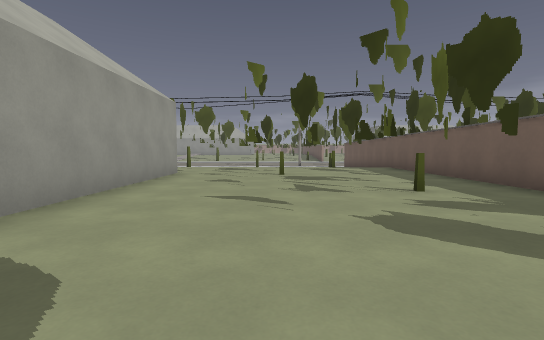
view 1 (above)

13 first-person views from a walk through a level from a Godot 3-D game. The camera is 1.2 m above the floor, tilts 4° down and sees 85° across. Doors that lead somewhere are drawn open, without their leaves. The floor is counted in squares, 2 m on a side. Each view is taken from the middle of a square. On the plan, view 1 faces up. The plan holds only what a view shows up to about 9 squares ahead; the rest is blank. The place goes on beyond the plan. Some surface patterns are stand-ins.

view 2
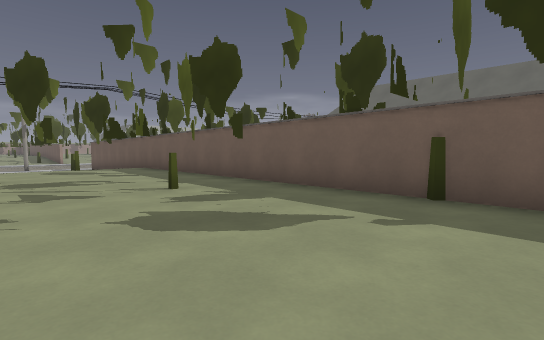

view 3
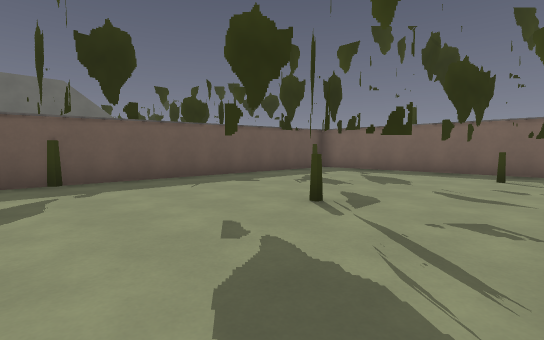

view 4
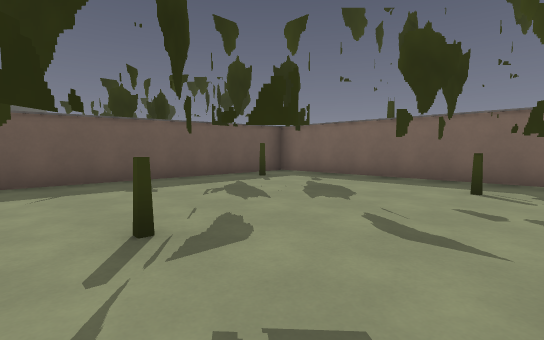

view 5
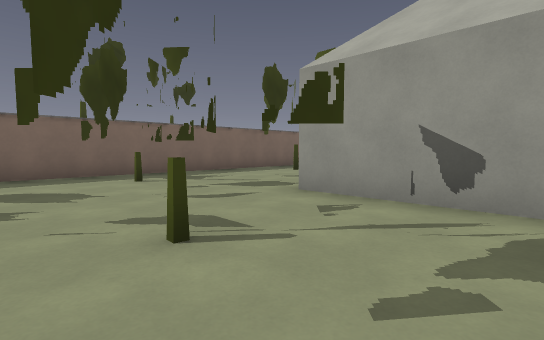

view 6
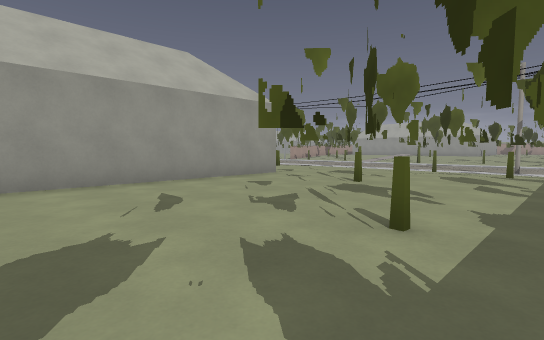

view 7
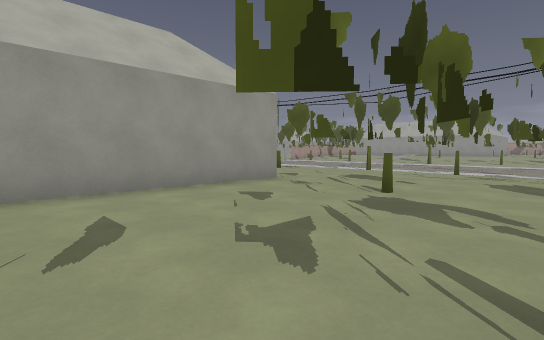

view 8
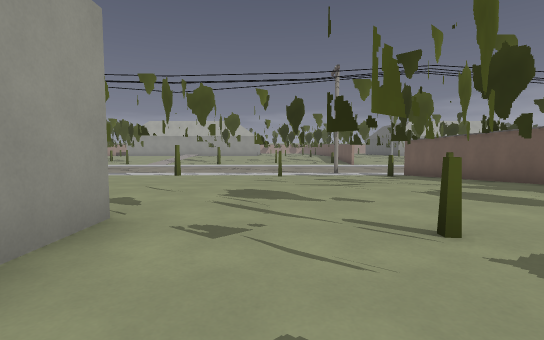

view 9
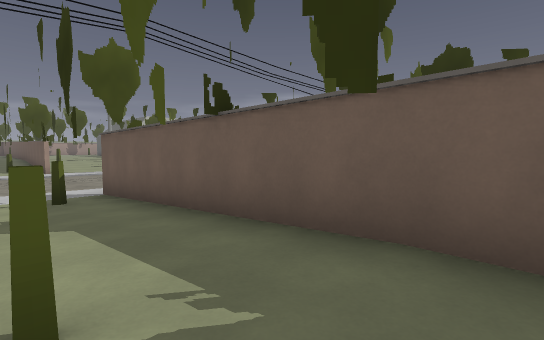

view 10
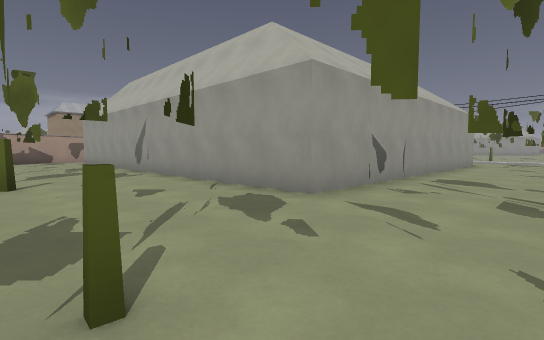

view 11
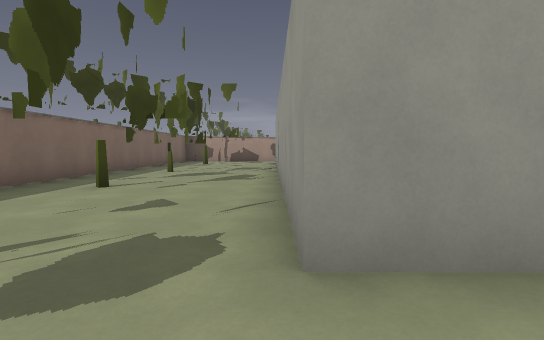

view 12
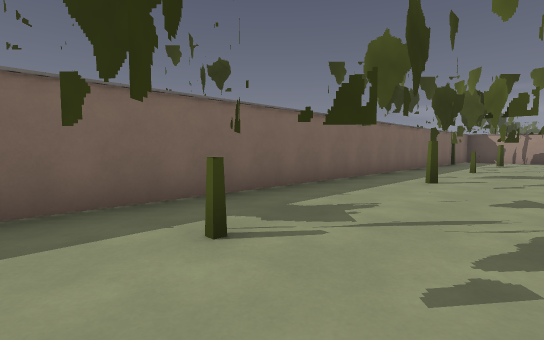

view 13
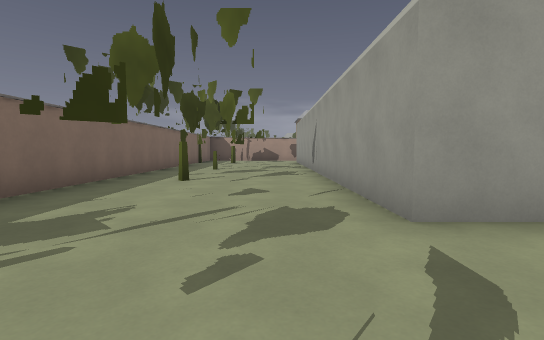

### Floor plan
Key: @ floor where view 1 was taken; # wall or solid block; . main floor; - floor 0.25 m lower than the main floor; _ floor 0.5 m lower than the main floor; T thing the floor can be seen under or through.
Columns run from 9 left of view 1 to 4 right of it. Each row starts with its distance up from view 1.
 15            _##
 14     _________#
 13     _________#
 12     ---------#
 11      -----#-##
 10      ......###
  9      .......##
  8       ...##..#
  7       #..#...#
  6       #......#
  5       #...#.T#
  4       #....TT#
  3       #......#
  2       #......#
  1       #......#
  0       #.T@#..#
 -1       #..T...#
 -2 #######...#..#
 -3 .............#
 -4 #......#.#...#
 -5 #.......#...##
 -6 ##############

Positions as (right, up) in squares from view 1, and headings:
1: (0, 0), facing up
2: (0, 0), facing up-right
3: (-2, 2), facing down-right
4: (-2, 0), facing down-right
5: (1, 1), facing down-left
6: (3, 2), facing up-left
7: (2, 3), facing up-left
8: (-1, 5), facing up
9: (2, 9), facing up-right
10: (0, -5), facing up-left
11: (-1, -2), facing left
12: (0, -3), facing down-left
13: (0, -3), facing left
